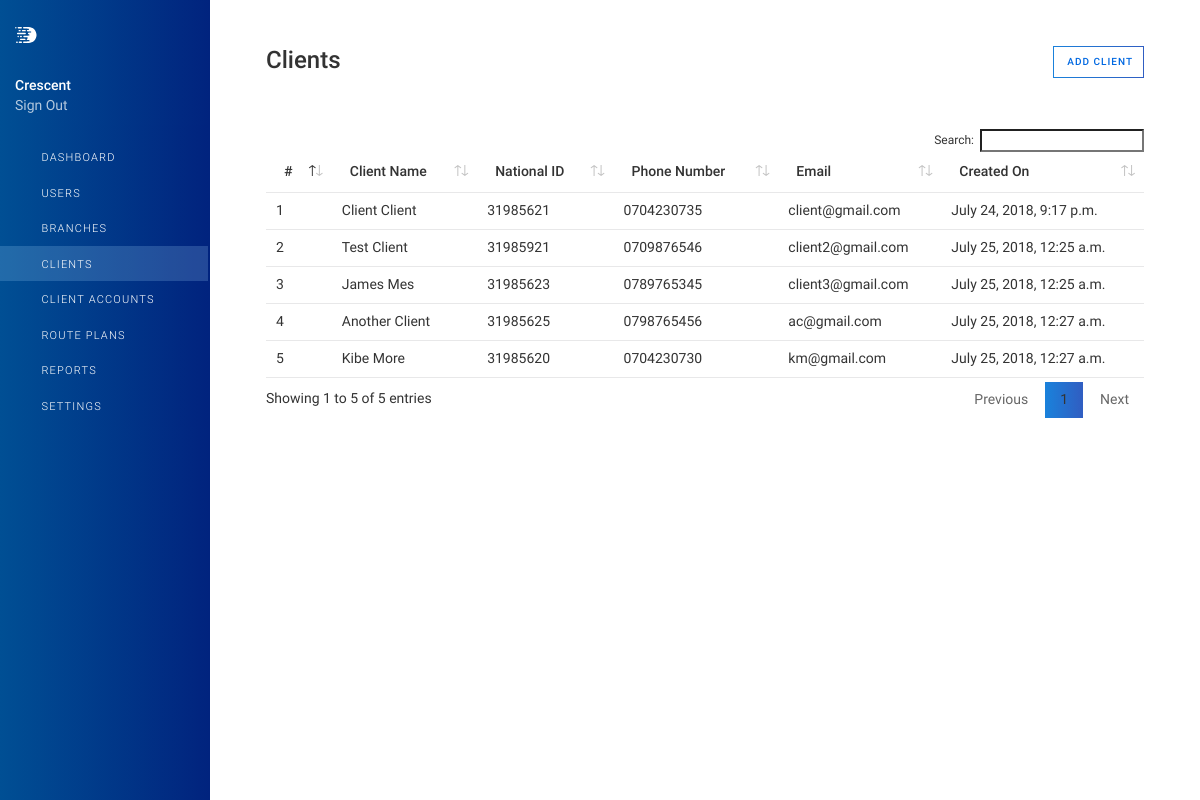
Screenshot of /clients/ (signed in) with the database file from the repository.
### dashcodrf/models.py (models this page shows, shortened)
class Client(models.Model):
    first_name = models.CharField(max_length=15)
    last_name = models.CharField(max_length=15)
    phone_number = models.CharField(max_length=12, unique=True)
    email = models.CharField(max_length=128, unique=True)
    dob = models.DateField()
    national_id = models.IntegerField(unique=True)
    added_on = models.DateTimeField(auto_now_add=True)
    status = models.BooleanField(default=True)
    slug = models.SlugField(max_length=128, db_index=True)

### dashcodrf/views.py (the view, shortened to what this page needs)
# urls.py: path('clients/', Clients.as_view(), name='client'),
@method_decorator(login_required, name='get')
class Clients(View):
    template_name = 'clients/clients.html'
    context = {'clients_active': True,
               'client_form': NewClient()}
    def get(self, request):
        self.context['clients'] = Client.objects.all()
        return render(request, self.template_name, self.context)

### dashcodrf/forms.py
class NewClient(forms.ModelForm):
    first_name = forms.CharField(max_length=15, widget=forms.TextInput(
        attrs={'class': 'dash-input', 'placeholder': 'Enter first name'}))
    last_name = forms.CharField(max_length=15, widget=forms.TextInput(
        attrs={'class': 'dash-input', 'placeholder': 'Enter last name'}))
    phone_number = forms.CharField(max_length=15, widget=forms.TextInput(
        attrs={'class': 'dash-input', 'placeholder': 'Enter phone number'}))
    national_id = forms.CharField(max_length=15, widget=forms.TextInput(
        attrs={'class': 'dash-input', 'placeholder': 'Enter national ID'}))
    email = forms.EmailField(max_length=50,
                             widget=forms.EmailInput(
                                 attrs={'class': 'dash-input', 'placeholder': 'Enter email address'}))
    dob = forms.CharField(label='Date of Birth', max_length=15, widget=forms.TextInput(
        attrs={'class': 'dash-input', 'placeholder': 'Enter date of birth'}))
    class Meta:
        model = Client
        fields = ['phone_number', 'email', 'first_name', 'last_name', 'dob', 'national_id']

### templates/clients/clients.html (shortened to what this page needs)
{% extends 'base.html' %}
{% load static %}
{% block content %}
    <header class="page-title-bar">
        <div class="d-md-flex align-items-md-start">
            <h1 class="page-title mr-sm-auto"> Clients </h1>
            <div class="btn-toolbar">
                <button type="button" class="btn btn-default btn-sm" data-toggle="modal" data-target="#customerModal">
                    <span class="ml-1">Add client</span>
                </button>
            </div>
        </div>
    </header>
    {% if clients %}
        <div class="page-section">
            <table id="myTable" class="table">
                <thead>
                <tr>
                    <th>#</th>
                    <th>Client Name</th>
                    <th>National ID</th>
                    <th>Phone Number</th>
                    <th>Email</th>
                    <th>Created On</th>
                </tr>
                </thead>
                <tbody>
                {% for client in clients %}
                    <tr class="click-row" data-url="">
                        <td>{{ client.id }}</td>
                        <td class="align-middle"> {{ client.first_name }} {{ client.last_name }} </td>
                        <td class="align-middle"> {{ client.national_id}}</td>
                        <td class="align-middle"> {{ client.phone_number }}</td>
                        <td class="align-middle"> {{ client.email }}</td>
                        <td class="align-middle"> {{ client.added_on }}</td>
                    </tr>
                {% endfor %}
                </tbody>
            </table>
        </div>
    {% endif %}
{% endblock %}

### templates/base.html (shortened to what this page needs)
<!DOCTYPE html>
<html lang="en">
<head>
    {% load static %}
    {% load humanize %}
    <link rel="stylesheet" href="{% static 'assets/fonts/feather/feather.min.css' %}">
    <link rel="stylesheet" href="{% static 'assets/vendor/bootstrap/css/bootstrap.min.css' %}">
    <link rel="stylesheet" href="{% static 'assets/vendor/open-iconic/css/open-iconic-bootstrap.min.css' %}">
    <link rel="stylesheet" href="{% static 'assets/vendor/font-awesome/css/fontawesome-all.min.css' %}">
    <link rel="stylesheet" href="{% static 'assets/vendor/flatpickr/flatpickr.min.css' %}">
    <link rel="stylesheet" href="{% static 'assets/stylesheets/tables.css' %}">
    <link rel="stylesheet" href="{% static 'assets/stylesheets/buttons.css' %}">
    <link rel="stylesheet" href="{% static 'assets/vendor/select2/css/select2.min.css' %}">
    <link rel="stylesheet" href="{% static 'assets/stylesheets/main.min.css' %}">
    <link rel="stylesheet" href="{% static 'assets/stylesheets/custom.css' %}">
</head>
<body>
<div class="app">
    <aside class="app-aside">
        <div class="aside-content">
            <header class="aside-header">
                <a href="{% url 'index' %}">
                    <div>
                        <img class="app-logo" src="{% static 'assets/images/logo.svg' %}" alt="...">
                    </div>
                </a>
                <div class="wrap-menu">
                    <div class="navbar__merchant">{{ request.user.username|capfirst }}</div>
                    <a class="dashboard-navigation__toolbar-item" href="{% url 'account_logout' %}">Sign Out</a>
                </div>
            </header>
            <section class="aside-menu has-scrollable">
                <nav id="stacked-menu" class="stacked-menu">
                    <ul class="menu">
                        <li class="menu-item {% if index_active %}has-active{% endif %}">
                            <a href="{% url 'index' %}" class="menu-link">
                                <span class="menu-icon fe fe-home"></span>
                                <span class="menu-text">Dashboard</span>
                            </a>
                        </li>
                        <li class="menu-item {% if users_active %}has-active{% endif %}">
                            <a href="{% url 'users' %}" class="menu-link">
                                <span class="menu-icon fe fe-user"></span>
                                <span class="menu-text">Users</span>
                            </a>
                        </li>
                        <li class="menu-item {% if branches_active %}has-active{% endif %}">
                            <a href="{% url 'branches' %}" class="menu-link">
                                <span class="menu-icon fe fe-archive"></span>
                                <span class="menu-text">Branches</span>
                            </a>
                        </li>
                        <li class="menu-item {% if clients_active %}has-active{% endif %}">
                            <a href="{% url 'client' %}" class="menu-link">
                                <span class="menu-icon fe fe-users"></span>
                                <span class="menu-text">Clients</span>
                            </a>
                        </li>
                        <li class="menu-item {% if accounts_active %}has-active{% endif %}">
                            <a href="{% url 'clients_accounts' %}" class="menu-link">
                                <span class="menu-icon fe fe-lock"></span>
                                <span class="menu-text">Client Accounts</span>
                            </a>
                        </li>
                        <li class="menu-item {% if plans_active %}has-active{% endif %}">
                            <a href="{% url 'plans' %}" class="menu-link">
                                <span class="menu-icon fe fe-calendar"></span>
                                <span class="menu-text">Route Plans</span>
                            </a>
                        </li>
                        <li class="menu-item {% if reports_active %}has-active{% endif %}">
                            <a href="{% url 'reports' %}" class="menu-link">
                                <span class="menu-icon fe fe-pie-chart"></span>
                                <span class="menu-text">Reports</span>
                            </a>
                        </li>
                        <li class="menu-item {% if settings_active %}has-active{% endif %}">
                            <a href="{% url 'settings' %}" class="menu-link">
                                <span class="menu-icon fe fe-settings"></span>
                                <span class="menu-text">Settings</span>
                            </a>
                        </li>
                    </ul>
                </nav>
            </section>
        </div>
    </aside>
    <main class="app-main">
        <div class="wrapper">
            <div class="page">
                <div class="page-inner">
                    {% block content %}{% endblock %}
                </div>
            </div>
        </div>
    </main>
</div>
</body>
</html>

### dashcodrf/static/assets/stylesheets/tables.css (style rules this page uses)
table.dataTable { width: 100%; margin: 0 auto; clear: both; border-collapse: separate; border-spacing: 0 }
table.dataTable thead th, table.dataTable tfoot th { font-weight: bold }
table.dataTable thead th, table.dataTable thead td { padding: 10px 18px; border-bottom: 0 solid #e8e8e9; font-weight: 500; }
table.dataTable thead .sorting, table.dataTable thead .sorting_asc, table.dataTable thead .sorting_desc, table.dataTable thead .sorting_asc_disabled, table.dataTable thead .sorting_desc_disabled { cursor: pointer; *cursor: hand; background-repeat: no-repeat; background-position: center right }
table.dataTable tbody tr { background-color: #ffffff }
table.dataTable tbody th, table.dataTable tbody td { padding: 8px 10px }
table.dataTable.no-footer { border-bottom: 1px solid #e8e8e9 }
table.dataTable, table.dataTable th, table.dataTable td { box-sizing: content-box }

### dashcodrf/static/assets/stylesheets/custom.css (style rules this page uses)
body, html { font: 14px/1.42857 "Dash", "helvetica neue", helvetica, arial, sans-serif; font-weight: 400; -moz-osx-font-smoothing: grayscale; text-rendering: optimizeLegibility; background-color: #ffffff; color: #333; }
.app-main { padding-top: 0; }
.app-aside { top: 0; }
.stacked-menu, .aside-menu { background: linear-gradient(90deg, #004f94, #01237e); border-right: 1px solid #01237e; }
.aside-header { background: linear-gradient(90deg, #004f94, #01237e); box-shadow: none; }
.stacked-menu .menu-link > .menu-icon { color: #fff; }
.stacked-menu .menu-link { padding-top: 8px; padding-bottom: 8px; font-size: 11px; letter-spacing: 1.2px; font-weight: 300; text-transform: uppercase; -webkit-font-smoothing: subpixel-antialiased; -moz-osx-font-smoothing: auto; }
.stacked-menu > .menu > .menu-item > .menu-link { color: #ffffff; }
.stacked-menu > .menu > .menu-item > .menu-link:hover, .stacked-menu > .menu > .menu-item.has-active > .menu-link { color: #fff; background-color: rgba(169, 221, 252, .2); text-decoration: none; }
.stacked-menu .menu-item.has-active:not(.has-child) > .menu-link { font-weight: 500; }
.stacked-menu .menu-item.has-active > .menu-link .menu-icon, .stacked-menu .menu-link:focus .menu-icon, .stacked-menu .menu-link:hover .menu-icon { color: #fff; }
.stacked-menu .menu-item.has-active:not(.has-child) > .menu-link { font-weight: 300; }
.app-logo { cursor: pointer; padding: 3px 0; width: 22px; height: 22px; margin: 24px 15px 20px; display: block; }
.wrap-menu { padding: 10px 15px 10px; font-size: 14px; }
.navbar__merchant { padding: 0; font-weight: 500; line-height: 1.4; color: #fff; max-width: 100%; overflow: hidden; text-overflow: ellipsis; white-space: nowrap; }
.dashboard-navigation__toolbar-item, .dashboard-navigation__toolbar-item:hover, .dashboard-navigation__toolbar-item:focus { display: block; color: #ffffff; opacity: .7; line-height: 1.4; text-decoration: none; overflow: hidden; text-overflow: ellipsis; white-space: nowrap; }
.page-title { font-size: 24px; font-weight: 500; margin-top: 25px; margin-bottom: 30px; }
.page-title-bar .btn-toolbar { margin-top: 25px; margin-bottom: 30px; }
.table thead th { font-weight: 400; }
@media (min-width: 576px) { .page-inner { padding-right: 2rem; padding-left: 2rem; } }
@media (min-width: 992px) { .page-inner { padding-right: 4rem; padding-left: 4rem; } }
.click-row { cursor: pointer; }
.btn-toolbar .btn { font-weight: 500; }
tr.click-row { cursor: pointer; }
.btn { display: inline-block; margin-bottom: 0; font-weight: 400; text-align: center; vertical-align: middle; touch-action: manipulation; cursor: pointer; background-image: none; border: 1px solid transparent; border-image-outset: 0; border-image-repeat: stretch; border-image-slice: 100%; border-image-source: none; border-image-width: 1; white-space: nowrap; border-radius: 0; -webkit-user-select: none; -moz-user-select: none; user-select: none; text-transform: uppercase; letter-spacing: 1px; }
.btn-sm { font-size: 10px !important; padding: 7px 10px 7px !important; }
.btn-default, button.dt-button, .dataTables_wrapper .dataTables_paginate .paginate_button.current { position: relative; border-image: linear-gradient(90deg, #1a81db, #305ec2) 1; color: #0068e1; background: transparent none; border-color: #0068e1; }
.page { min-height: calc(100vh - 0rem); }
.app-aside { border-right: none; }

### rows the page displays
Client: id "1", first_name "Client", last_name "Client", national_id "31985621", phone_number "0704230735", email "client@gmail.com", added_on "July 24, 2018, 9:17 p.m."
Client: id "2", first_name "Test", last_name "Client", national_id "31985921", phone_number "0709876546", email "client2@gmail.com", added_on "July 25, 2018, 12:25 a.m."
Client: id "3", first_name "James", last_name "Mes", national_id "31985623", phone_number "0789765345", email "client3@gmail.com", added_on "July 25, 2018, 12:25 a.m."
Client: id "4", first_name "Another", last_name "Client", national_id "31985625", phone_number "0798765456", email "ac@gmail.com", added_on "July 25, 2018, 12:27 a.m."
Client: id "5", first_name "Kibe", last_name "More", national_id "31985620", phone_number "0704230730", email "km@gmail.com", added_on "July 25, 2018, 12:27 a.m."

### other values shown
{{ request.user.username|capfirst }} "Crescent"
